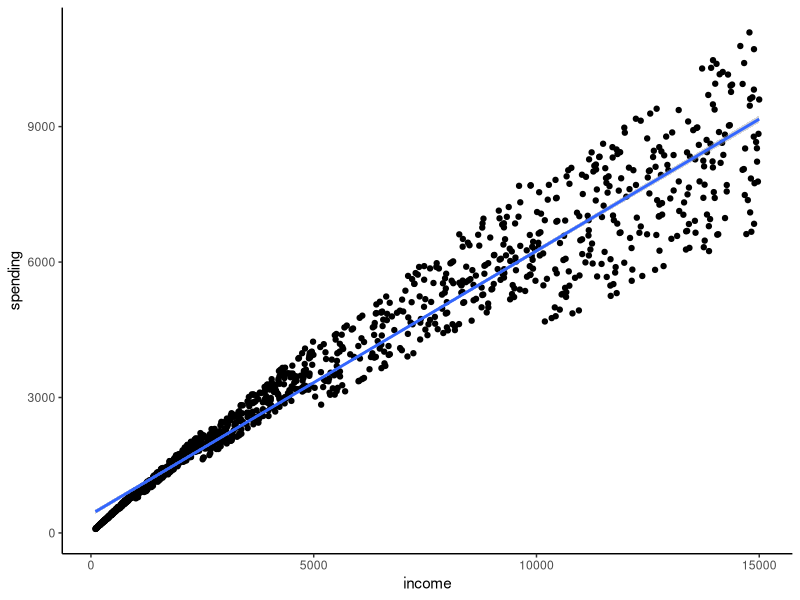
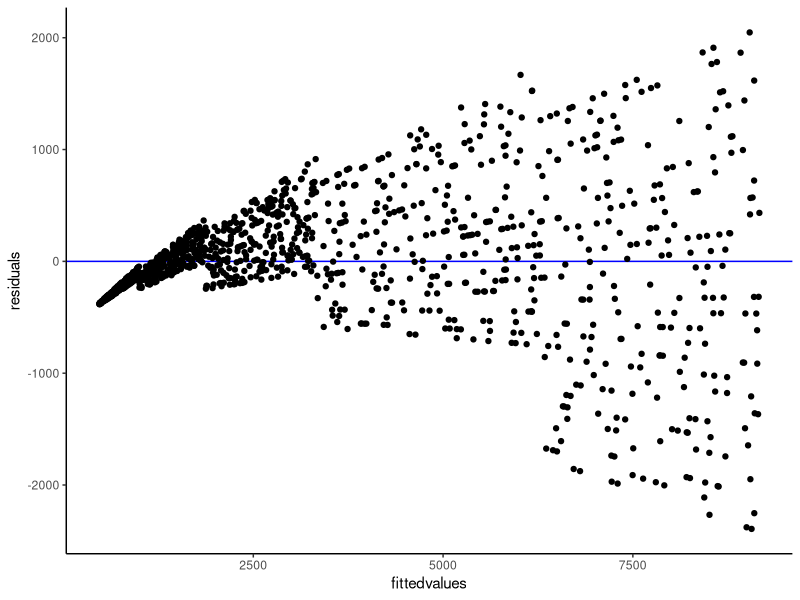
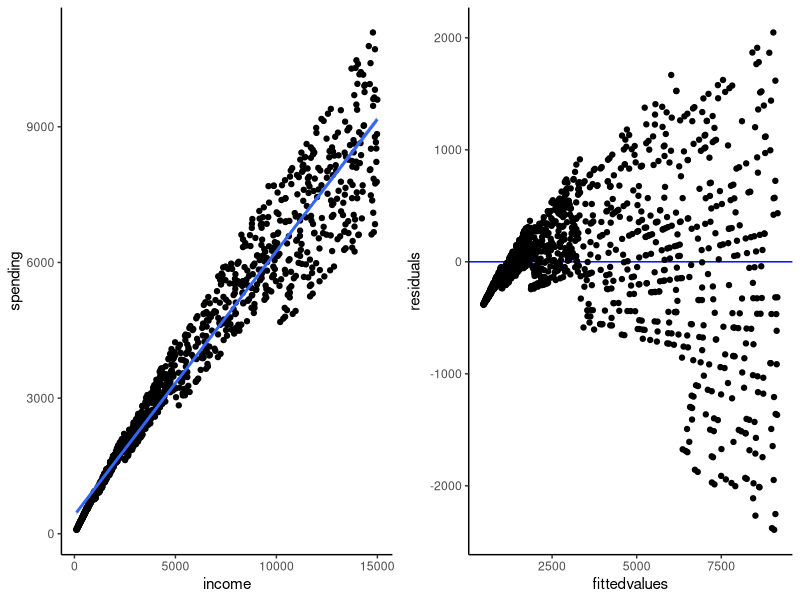

Recreate these plots in R, in order.
##### START OF CODE #####

library(dplyr)
library(ggplot2)
library(ggpubr)

# generate artificial data
# with heteroscedasticity
dataSimAss2 = 
  bind_rows(
    # lowest income ppl
    # need to spend most (85-95%) of their income
    data.frame(id = 1:250) |>
      mutate(
        income = sample(
          seq(100, 1000, 1),
          size = 250,
          replace = TRUE),
        spending = income * sample(seq(0.85, 0.95, 0.01), size = 250, replace = TRUE) + rnorm(250)
      ),
    # low-mid income ppl
    # need to spend most (75-90%) of their income
    data.frame(id = 251:500) |>
      mutate(
        income = sample(
          seq(1001, 2500, 1),
          size = 250,
          replace = TRUE),
        spending = income * sample(seq(0.75, 0.9, 0.01), size = 250, replace = TRUE) + rnorm(250)
      ),
    # mid income ppl
    # spend a lower amt w higher variance (65-85%) of their income
    data.frame(id = 501:750) |>
      mutate(
        income = sample(
          seq(2501, 5000, 1),
          size = 250,
          replace = TRUE),
        spending = income * sample(seq(0.65, 0.85, 0.01), size = 250, replace = TRUE) + rnorm(250)
      ),
    # high income ppl
    # highest variance in spending of income (55-80%)
    data.frame(id = 751:1000) |>
      mutate(
        income = sample(
          seq(5001, 10000, 1),
          size = 250,
          replace = TRUE),
        spending = income * sample(seq(0.55, 0.8, 0.01), size = 250, replace = TRUE) + rnorm(250)
      ),
    # super high income ppl
    # highest variance in spending of income (45-75%)
    data.frame(id = 1001:1250) |>
      mutate(
        income = sample(
          seq(10001, 15000, 1),
          size = 250,
          replace = TRUE),
        spending = income * sample(seq(0.45, 0.75, 0.01), size = 250, replace = TRUE) + rnorm(250)
      )
  )

# run linear regression
model = lm(spending ~ income, data = dataSimAss2)

# plot raw points against overall linreg line
p1 = ggplot(
  dataSimAss2, 
  aes(x = income, y = spending)) +
  geom_point() +
  geom_smooth(method = "lm") +
  theme_classic()

# view
p1

# get fitted values (predicted spending based on income) and residuals
fittedvalues = fitted(model)
residuals = residuals(model)

# plot fitted values against residuals
# (this is checking for homoscedasticity)
p2 = ggplot(
  cbind(fittedvalues, residuals),
  aes(x = fittedvalues, y = residuals)) +
  geom_hline(yintercept = 0, colour = "blue") +
  geom_point() +
  theme_classic()

# view
# (observe the fan-like pattern
# which indicates heteroscedasticity,
# i.e., violation of assumption)
p2
  
# plot both side by side
ggarrange(
  p1,
  p2, 
  nrow = 1
)

##### END OF CODE #####
